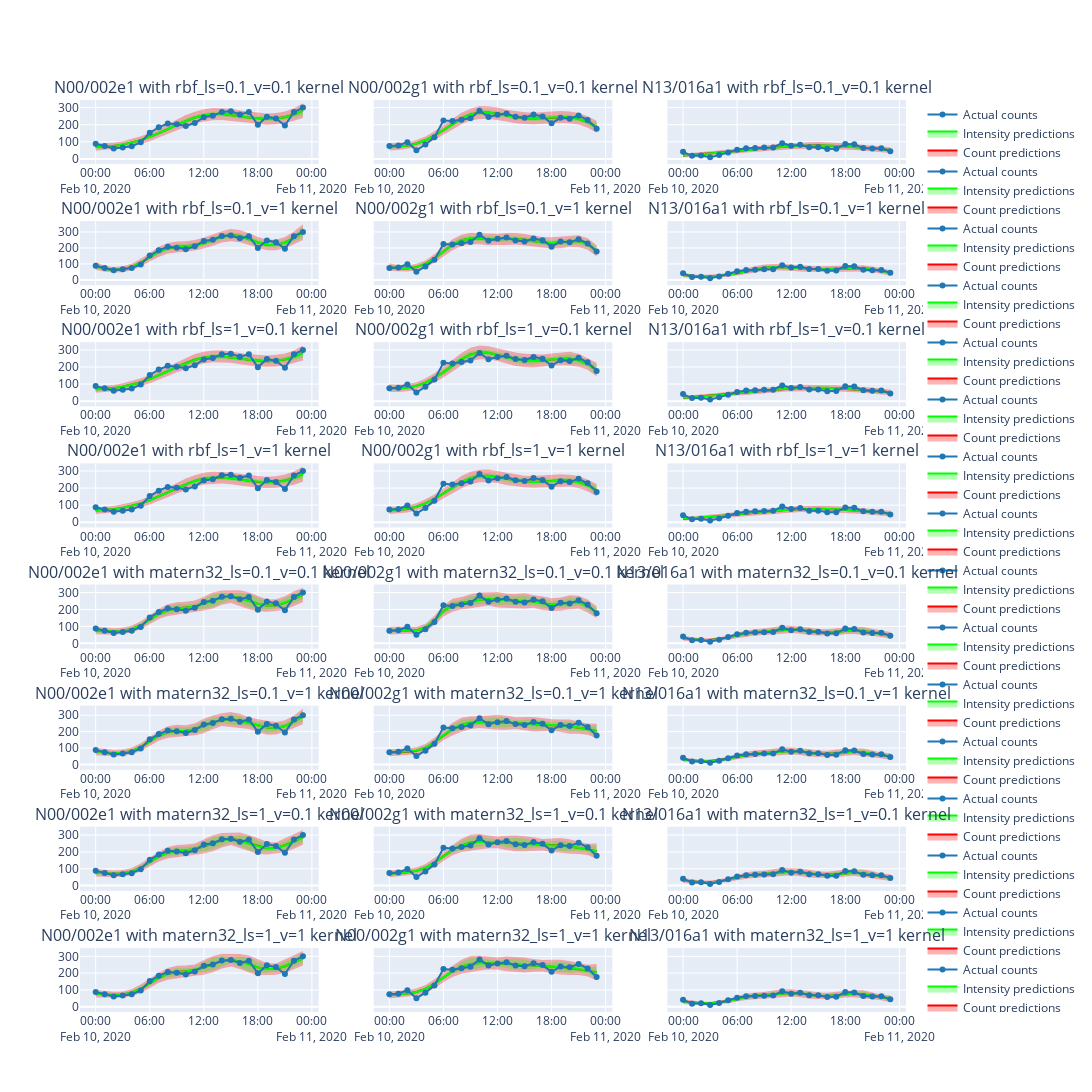

The notebook cell saved with this chart:
### Code cell
fig.update_layout(
    width=1500,
    height=2500
)
fig.show()
